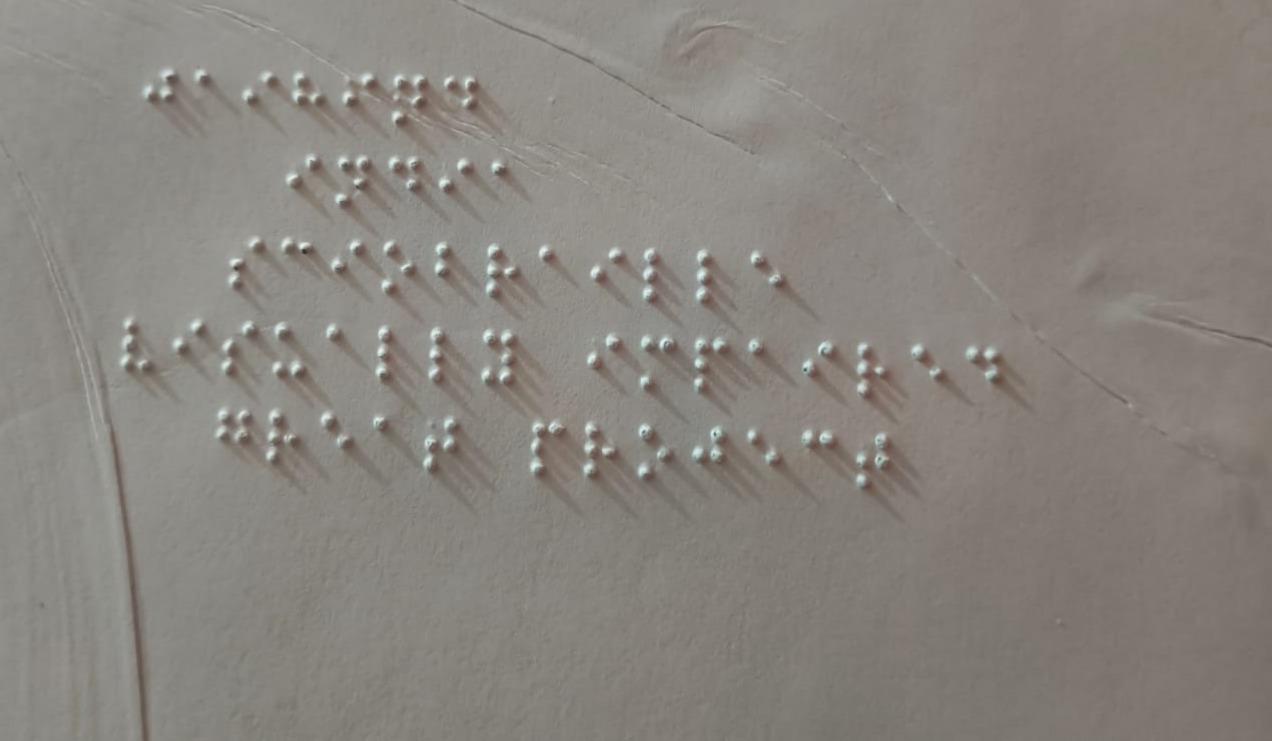
#> input picture data/real/joel.png, 1272 x 741 px
$ python -i preprocess.py   (imports and definitions only)
#> lines starting #> are read from the running program, lines starting #| are printed output that depends on the picture; after the words box and inside, x2 and y2 are one past the last pixel; in counts of white or black regions, pixels touching at a corner belong together
#> further down, picture is the input picture: shape (741, 1272, 3); mean B, G, R 126.5, 132.5, 136.9
import cv2
import numpy as np


def to_gray(image):
    if len(image.shape) == 2:
        return image
    return cv2.cvtColor(image, cv2.COLOR_BGR2GRAY)


def denoise(gray):
    return cv2.GaussianBlur(gray, (5, 5), 0)


def enhance(gray):
    clip = _auto_clip(gray)
    clahe = cv2.createCLAHE(clipLimit=clip, tileGridSize=(8, 8))
    return clahe.apply(gray)


def _auto_clip(gray):
    std = gray.std()
    if std < 20:
        return 5.0
    if std < 40:
        return 3.0
    return 2.0


def normalize_lighting(gray):
    blur = cv2.GaussianBlur(gray, (61, 61), 0).astype(np.float32)
    norm = (gray.astype(np.float32) / (blur + 1e-6)) * 128
    return np.clip(norm, 0, 255).astype(np.uint8)


def deskew(image, angle):
    if abs(angle) < 0.5:
        return image
    h, w = image.shape[:2]
    center = (w // 2, h // 2)
    M = cv2.getRotationMatrix2D(center, angle, 1.0)
    return cv2.warpAffine(image, M, (w, h), flags=cv2.INTER_LINEAR,
                          borderMode=cv2.BORDER_REPLICATE)


def perspective_correct(gray):
    blurred = cv2.GaussianBlur(gray, (5, 5), 0)
    edges = cv2.Canny(blurred, 30, 100)
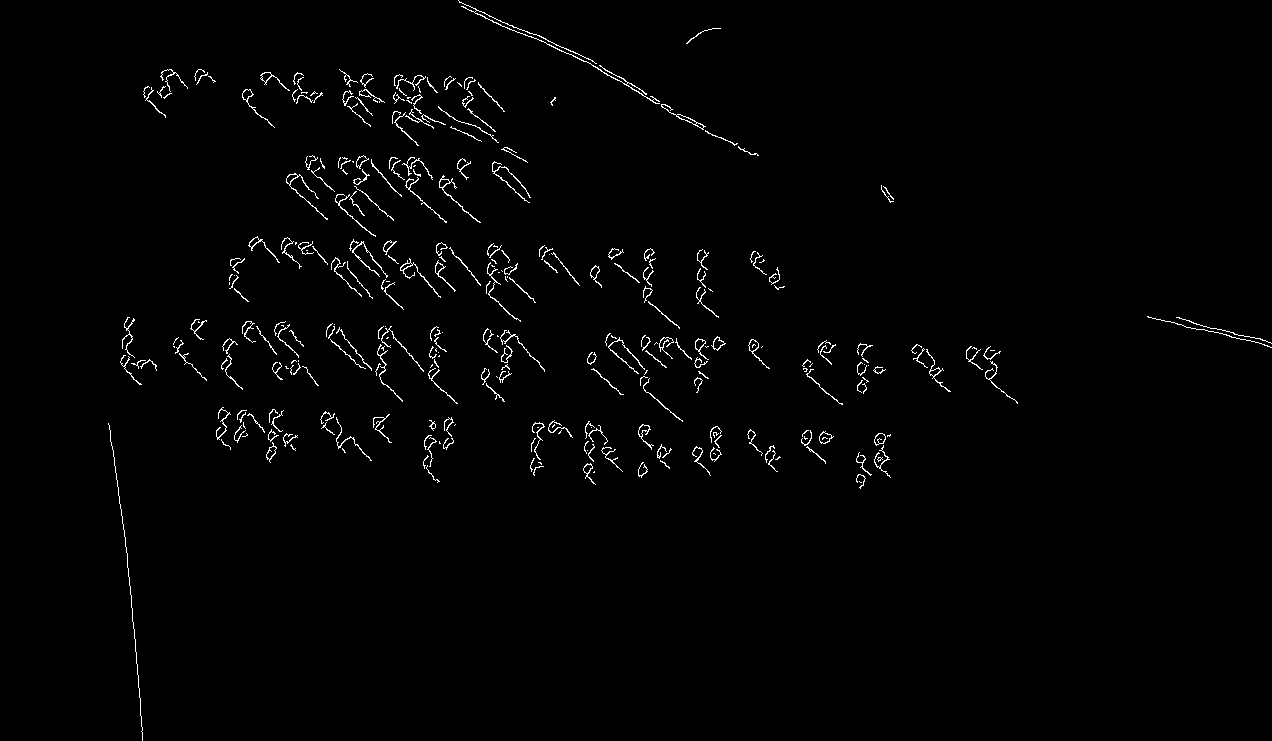
#> edges: shape (741, 1272); 1.3% white in thin lines or dots
    contours, _ = cv2.findContours(edges, cv2.RETR_EXTERNAL, cv2.CHAIN_APPROX_SIMPLE)
#> contours = 324 contours, 269 with area under 20; largest, box (x1, y1, x2, y2) and area: (458, 0, 660, 104) 108, (661, 104, 706, 130) 106, (819, 431, 834, 444) 100, (286, 173, 328, 220) 98, (439, 175, 481, 223) 98
    if not contours:
        return gray
    largest = max(contours, key=cv2.contourArea)
#> largest = contour of 620 points, box (x1, y1, x2, y2) (458, 0, 660, 104), area 108
    area = cv2.contourArea(largest)
#> area = 108.5
    if area < 0.05 * gray.shape[0] * gray.shape[1]:
        return gray
    peri = cv2.arcLength(largest, True)
    approx = cv2.approxPolyDP(largest, 0.02 * peri, True)
    if len(approx) != 4:
        return gray
    pts = approx.reshape(4, 2).astype(np.float32)
    rect = _order_points(pts)
    w = int(max(np.linalg.norm(rect[0]-rect[1]), np.linalg.norm(rect[2]-rect[3])))
    h = int(max(np.linalg.norm(rect[0]-rect[3]), np.linalg.norm(rect[1]-rect[2])))
    if w < 50 or h < 50:
        return gray
    dst = np.array([[0,0],[w-1,0],[w-1,h-1],[0,h-1]], dtype=np.float32)
    M = cv2.getPerspectiveTransform(rect, dst)
    return cv2.warpPerspective(gray, M, (w, h))


def _order_points(pts):
    rect = np.zeros((4, 2), dtype=np.float32)
    s = pts.sum(axis=1)
    rect[0] = pts[np.argmin(s)]
    rect[2] = pts[np.argmax(s)]
    diff = np.diff(pts, axis=1)
    rect[1] = pts[np.argmin(diff)]
    rect[3] = pts[np.argmax(diff)]
    return rect


def preprocess(image):
    gray = to_gray(image)
    gray = perspective_correct(gray)
    gray = normalize_lighting(gray)
#> in normalize_lighting, `blur = cv2.GaussianBlur(gray, (61, 61), 0).astype(np.float32)`:
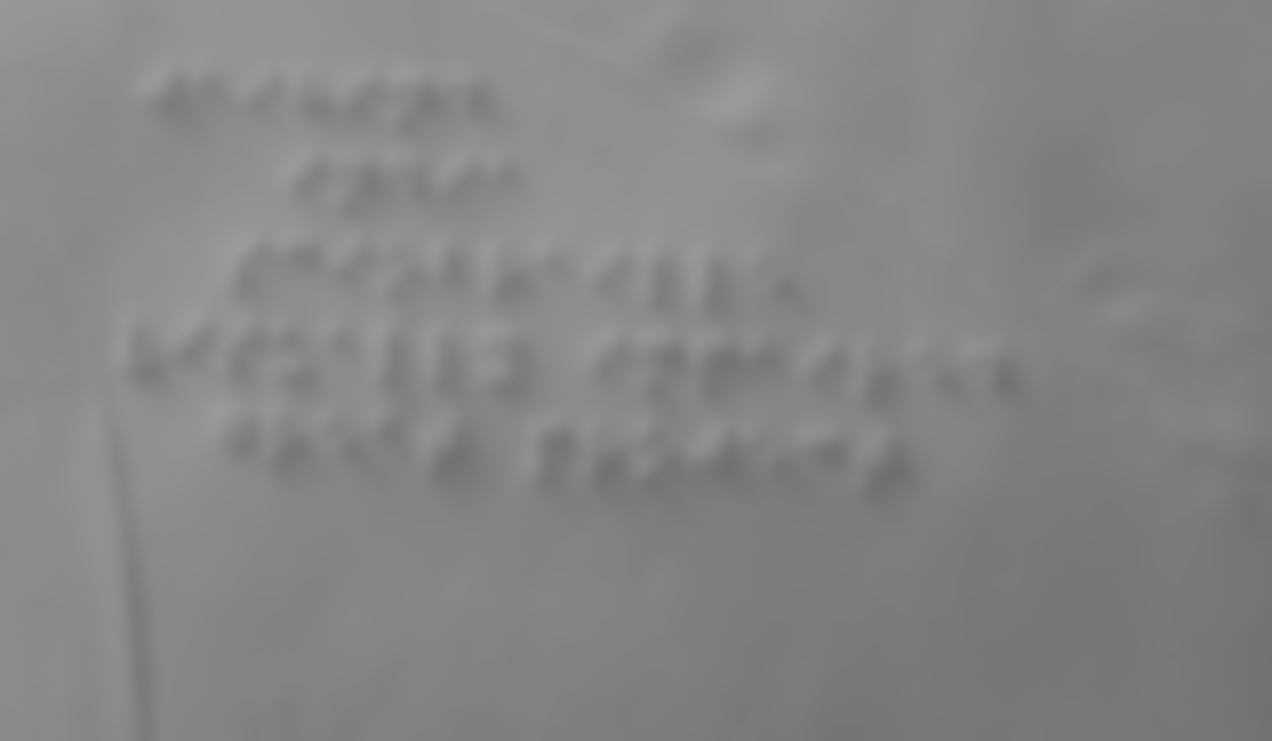
#> blur: shape (741, 1272) float32; min 111, max 155, mean 133.1
#> in normalize_lighting, `norm = (gray.astype(np.float32) / (blur + 1e-6)) * 128`:
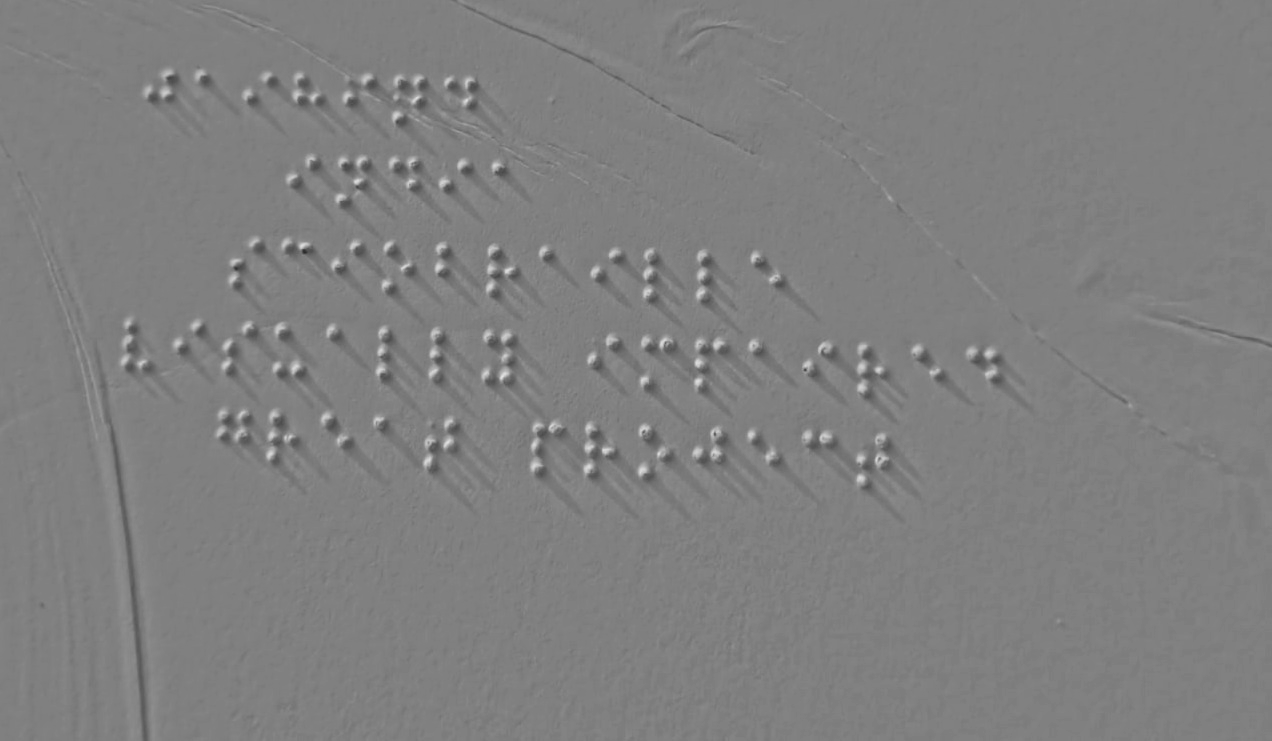
#> norm: shape (741, 1272) float32; min 42.34, max 228.5, mean 127.9
    gray = denoise(gray)
    gray = cv2.fastNlMeansDenoising(gray, h=10, templateWindowSize=7, searchWindowSize=21)
    gray = enhance(gray)
#> in _auto_clip, `std = gray.std()`: std = 6.25
#> in enhance, `clip = _auto_clip(gray)`: clip = 5
#> in enhance, `return clahe.apply(gray)`:
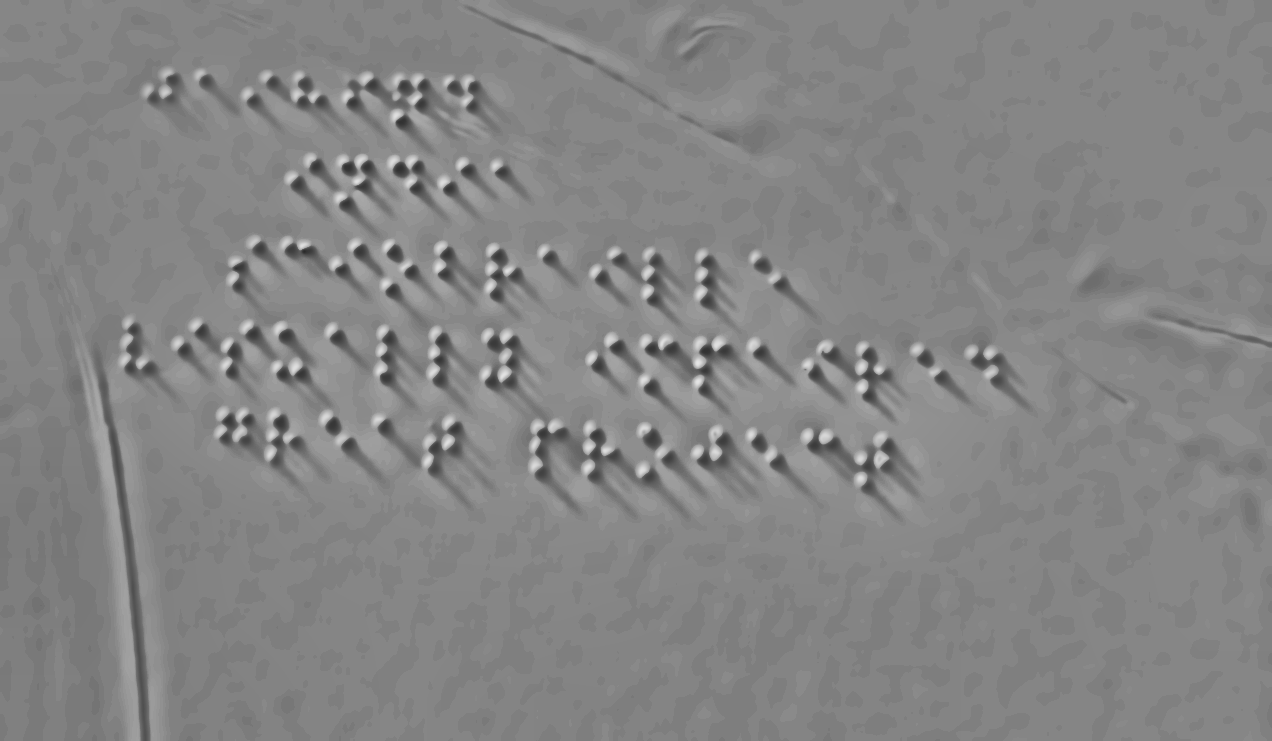
#> returned value: shape (741, 1272); min 42, max 229, mean 132.6
    return gray

>>> import cv2
>>> picture = cv2.imread('../data/real/joel.png')
>>> result = preprocess(picture)
